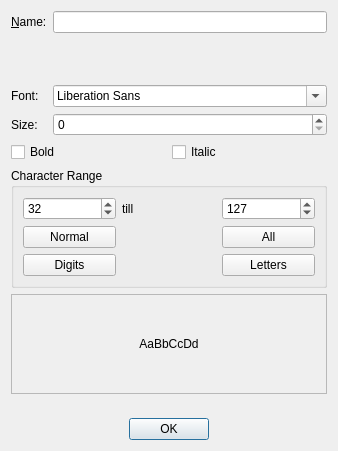
<?xml version="1.0" encoding="UTF-8"?>
<ui version="4.0">
 <class>FontPropertiesDialog</class>
 <widget class="QDialog" name="FontPropertiesDialog">
  <property name="geometry">
   <rect>
    <x>0</x>
    <y>0</y>
    <width>338</width>
    <height>451</height>
   </rect>
  </property>
  <property name="windowTitle">
   <string>Font Properties</string>
  </property>
  <property name="windowIcon">
   <iconset resource="../../../resources.qrc">
    <normaloff>:/qtgameengine/icons/font-file.png</normaloff>:/qtgameengine/icons/font-file.png</iconset>
  </property>
  <layout class="QVBoxLayout" name="verticalLayout">
   <item>
    <layout class="QFormLayout" name="formLayout">
     <item row="0" column="0">
      <widget class="QLabel" name="labelName">
       <property name="text">
        <string>&amp;Name:</string>
       </property>
       <property name="buddy">
        <cstring>lineEditName</cstring>
       </property>
      </widget>
     </item>
     <item row="0" column="1">
      <widget class="QLineEdit" name="lineEditName">
       <property name="toolTip">
        <string>The name of the font</string>
       </property>
      </widget>
     </item>
     <item row="2" column="0">
      <widget class="QLabel" name="labelFont">
       <property name="text">
        <string>Font:</string>
       </property>
       <property name="buddy">
        <cstring>fontComboBox</cstring>
       </property>
      </widget>
     </item>
     <item row="3" column="0">
      <widget class="QLabel" name="labelSize">
       <property name="text">
        <string>Size:</string>
       </property>
       <property name="buddy">
        <cstring>spinBoxSize</cstring>
       </property>
      </widget>
     </item>
     <item row="2" column="1">
      <widget class="QFontComboBox" name="fontComboBox"/>
     </item>
     <item row="3" column="1">
      <widget class="QSpinBox" name="spinBoxSize"/>
     </item>
     <item row="1" column="0">
      <spacer name="verticalSpacer_2">
       <property name="orientation">
        <enum>Qt::Vertical</enum>
       </property>
       <property name="sizeType">
        <enum>QSizePolicy::Minimum</enum>
       </property>
       <property name="sizeHint" stdset="0">
        <size>
         <width>20</width>
         <height>40</height>
        </size>
       </property>
      </spacer>
     </item>
    </layout>
   </item>
   <item>
    <layout class="QHBoxLayout" name="horizontalLayout">
     <item>
      <widget class="QCheckBox" name="checkBoxBold">
       <property name="text">
        <string>Bold</string>
       </property>
      </widget>
     </item>
     <item>
      <widget class="QCheckBox" name="checkBoxItalic">
       <property name="text">
        <string>Italic</string>
       </property>
      </widget>
     </item>
    </layout>
   </item>
   <item>
    <widget class="QGroupBox" name="groupBoxCharacterRange">
     <property name="title">
      <string>Character Range</string>
     </property>
     <layout class="QGridLayout" name="gridLayout">
      <item row="0" column="1">
       <widget class="QLabel" name="labelTill">
        <property name="text">
         <string>till</string>
        </property>
       </widget>
      </item>
      <item row="0" column="0">
       <widget class="QSpinBox" name="spinBoxCharRangeFrom">
        <property name="maximum">
         <number>255</number>
        </property>
        <property name="value">
         <number>32</number>
        </property>
       </widget>
      </item>
      <item row="0" column="2">
       <widget class="QSpinBox" name="spinBoxCharRangeTo">
        <property name="maximum">
         <number>255</number>
        </property>
        <property name="value">
         <number>127</number>
        </property>
       </widget>
      </item>
      <item row="1" column="0">
       <widget class="QPushButton" name="pushButtonNormal">
        <property name="toolTip">
         <string>Set the character range to the normal range (32 - 127)</string>
        </property>
        <property name="text">
         <string>Normal</string>
        </property>
       </widget>
      </item>
      <item row="2" column="0">
       <widget class="QPushButton" name="pushButtonDigits">
        <property name="toolTip">
         <string>Set the character range to the digits range (48 - 57)</string>
        </property>
        <property name="text">
         <string>Digits</string>
        </property>
       </widget>
      </item>
      <item row="1" column="2">
       <widget class="QPushButton" name="pushButtonAll">
        <property name="toolTip">
         <string>Set the character range to the complete set (0 - 255)</string>
        </property>
        <property name="text">
         <string>All</string>
        </property>
       </widget>
      </item>
      <item row="2" column="2">
       <widget class="QPushButton" name="pushButtonLetters">
        <property name="toolTip">
         <string>Set the character range to the letters range (65 - 122)</string>
        </property>
        <property name="text">
         <string>Letters</string>
        </property>
       </widget>
      </item>
     </layout>
    </widget>
   </item>
   <item>
    <widget class="QLabel" name="labelPreview">
     <property name="minimumSize">
      <size>
       <width>0</width>
       <height>100</height>
      </size>
     </property>
     <property name="frameShape">
      <enum>QFrame::StyledPanel</enum>
     </property>
     <property name="text">
      <string>AaBbCcDd</string>
     </property>
     <property name="alignment">
      <set>Qt::AlignCenter</set>
     </property>
    </widget>
   </item>
   <item>
    <spacer name="verticalSpacer">
     <property name="orientation">
      <enum>Qt::Vertical</enum>
     </property>
     <property name="sizeHint" stdset="0">
      <size>
       <width>20</width>
       <height>40</height>
      </size>
     </property>
    </spacer>
   </item>
   <item>
    <widget class="QDialogButtonBox" name="buttonBox">
     <property name="standardButtons">
      <set>QDialogButtonBox::Ok</set>
     </property>
     <property name="centerButtons">
      <bool>true</bool>
     </property>
    </widget>
   </item>
  </layout>
 </widget>
 <resources>
  <include location="../../../resources.qrc"/>
 </resources>
 <connections>
  <connection>
   <sender>buttonBox</sender>
   <signal>accepted()</signal>
   <receiver>FontPropertiesDialog</receiver>
   <slot>accept()</slot>
   <hints>
    <hint type="sourcelabel">
     <x>168</x>
     <y>429</y>
    </hint>
    <hint type="destinationlabel">
     <x>168</x>
     <y>225</y>
    </hint>
   </hints>
  </connection>
  <connection>
   <sender>buttonBox</sender>
   <signal>rejected()</signal>
   <receiver>FontPropertiesDialog</receiver>
   <slot>reject()</slot>
   <hints>
    <hint type="sourcelabel">
     <x>168</x>
     <y>429</y>
    </hint>
    <hint type="destinationlabel">
     <x>168</x>
     <y>225</y>
    </hint>
   </hints>
  </connection>
 </connections>
</ui>
